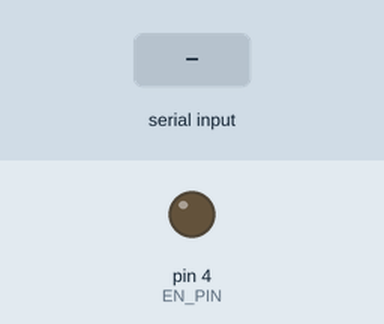
A sketch run on a simulated Arduino Uno, built with avr-gcc and run on an emulated ATmega328P. Shown: output pins drawn as LEDs (lit = HIGH). The test bench sets the inputs (shaded band). The modem accepts every AT command (registered, SIM ready, sends succeed) and sends nothing else; what the sketch prints to the serial monitor is not drawn.

Above: at 12.3 s.
12.4 s: "AT" received over the second serial link
At 13.7 s:
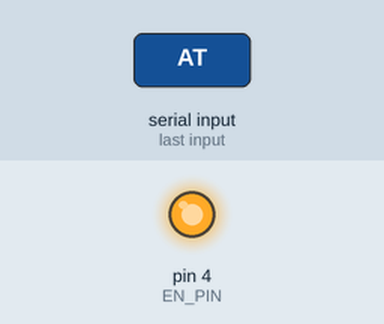
18.4 s: "BAUD" received over the second serial link
At 21.5 s:
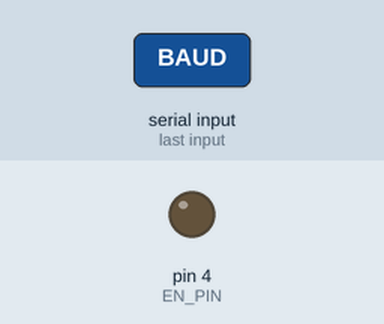
Timing chart, 0 to 22.4 s (numbered marks = the images above; inputs shaded):
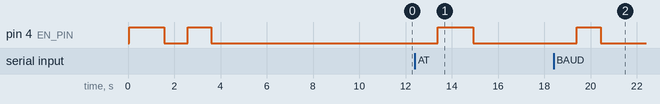

The sketch:

HC-05.ino
```cpp
/*
  =========================================================
  HC-05 Bluetooth Module Full Functionality Test with Mobile Integration
  =========================================================

  Description:
  This program performs a **full functionality test** of the **HC-05 Bluetooth Module**, including:

  ✅ AT Command Mode Check
  ✅ Serial Communication Test
  ✅ Bluetooth Pairing & Response Test (Mobile Compatible)
  ✅ Baud Rate Configuration
  ✅ Remote Testing via Mobile App
  ✅ Compatible with Arduino Nano, Uno, Mega, STM32, ESP32

  =========================================================
  📌 FIRST-TIME SETUP: Connecting HC-05 to Arduino & Mobile
  =========================================================

  1️⃣ **Required Components**
     - ✅ Arduino Nano (or Uno, Mega, STM32, ESP32)
     - ✅ HC-05 Bluetooth Module
     - ✅ 1KΩ + 2KΩ Resistors (Voltage Divider for TXD if using 3.3V logic)

  2️⃣ **Wiring Connections**
     | **HC-05 Module** | **Arduino Board** |
     |------------------|------------------|
     | **VCC**          | **5V (or 3.3V for ESP32/STM32)** |
     | **GND**          | **GND** |
     | **TXD**          | **D2 (Software Serial RX) [Use voltage divider if 3.3V logic]** |
     | **RXD**          | **D3 (Software Serial TX)** |
     | **EN (Optional)**| **D4 (Set HIGH for AT Mode)** |

  3️⃣ **Pairing with Mobile**
     - **Go to Bluetooth settings on your phone** and **pair** with `HC-05` (PIN: `1234` or `0000`).
     - **Open Serial Bluetooth Terminal App** and **connect** to `HC-05`.

  4️⃣ **Testing Commands via Mobile**
     - Send `"AT"` to check AT Mode.
     - Send `"PING"` to test Bluetooth response.
     - Send `"BAUD"` to test baud rate change.
  ⚠️ **Important Notes:**
  - HC-05 **operates at 3.3V logic** but can be powered by **5V**.
  - If using **ESP32 or STM32**, directly connect TXD and RXD to a hardware serial port.
  - Set **EN pin HIGH before power-up** to enter **AT Command Mode**.

  5️⃣ **Uploading the Code**
     - Connect the Arduino to your computer via USB.
     - Open **Arduino IDE**.
     - Install **SoftwareSerial Library** (for Nano/Uno users).
     - Go to **Tools → Board → Select Arduino Nano** (or your board).
     - **Select Programmer** as `"AVRISP mkII"`.
     - **Choose the Correct Port** from **Tools → Port**.
     - Click **Upload & Open Serial Monitor (9600 baud).**
     - Set **"Both NL & CR"** in Serial Monitor for AT Commands.
  =========================================================
  📌 ENABLE OR DISABLE TESTS
  =========================================================
  Modify **true/false** below to enable or disable specific tests.
*/

// ======= Enable or Disable Tests =======
#define ENABLE_AT_MODE_TEST     true  // Check AT mode functionality
#define ENABLE_BLUETOOTH_TEST   true  // Send & receive Bluetooth messages
#define ENABLE_BAUD_RATE_TEST   true  // Change baud rate and verify response
#define ENABLE_MOBILE_TEST      true  // Allow mobile-based command execution

#include <SoftwareSerial.h>

#define RX_PIN 2  // Arduino RX (Connect to HC-05 TX)
#define TX_PIN 3  // Arduino TX (Connect to HC-05 RX)
#define EN_PIN 4  // Optional AT Mode Enable (Set HIGH before power-up)

SoftwareSerial BTSerial(RX_PIN, TX_PIN);

void setup() {
    Serial.begin(9600);
    BTSerial.begin(9600);
    pinMode(EN_PIN, OUTPUT);
    digitalWrite(EN_PIN, LOW);

    Serial.println("\n=== HC-05 Bluetooth Module Full Functionality Test ===");
    BTSerial.println("✅ HC-05 Test Ready! Send commands via Mobile.");

    // 1. AT Command Mode Test
    if (ENABLE_AT_MODE_TEST) {
        Serial.println("\n🔍 Checking AT Mode...");
        digitalWrite(EN_PIN, HIGH);  // Enable AT Mode
        delay(1000);
        BTSerial.println("AT");
        delay(500);
        if (BTSerial.available()) {
            Serial.println("✅ HC-05 AT Mode Detected!");
        } else {
            Serial.println("❌ AT Mode Not Responding. Check Wiring & EN Pin.");
        }
        digitalWrite(EN_PIN, LOW);
    }

    // 2. Bluetooth Serial Communication Test
    if (ENABLE_BLUETOOTH_TEST) {
        Serial.println("\n📡 Sending Bluetooth Test Message...");
        BTSerial.println("Hello from Arduino!");
        delay(1000);
    }

    // 3. Baud Rate Configuration Test
    if (ENABLE_BAUD_RATE_TEST) {
        Serial.println("\n⚙️ Changing Baud Rate to 38400...");
        digitalWrite(EN_PIN, HIGH);
        delay(500);
        BTSerial.println("AT+UART=38400,0,0");
        delay(500);
        digitalWrite(EN_PIN, LOW);
    }
}

void loop() {
    // 4. Mobile Command Processing
    if (ENABLE_MOBILE_TEST && BTSerial.available()) {
        String command = BTSerial.readString();
        command.trim();
        Serial.print("📥 Received Command: ");
        Serial.println(command);

        if (command == "PING") {
            BTSerial.println("✅ HC-05 is Online!");
        } else if (command == "AT") {
            testATMode();
        } else if (command == "BAUD") {
            changeBaudRate();
        } else {
            BTSerial.println("❌ Unknown Command! Use: PING, AT, BAUD");
        }
    }

    // Check if Serial Monitor input should be sent over Bluetooth
    if (Serial.available()) {
        String message = Serial.readString();
        Serial.print("📤 Sending: ");
        Serial.println(message);
        BTSerial.println(message);
    }
}

// ========== FUNCTIONALITY TESTS ==========
void testATMode() {
    Serial.println("\n🔍 Checking AT Mode via Mobile...");
    digitalWrite(EN_PIN, HIGH);
    delay(1000);
    BTSerial.println("AT");
    delay(500);
    if (BTSerial.available()) {
        Serial.println("✅ HC-05 AT Mode Confirmed!");
        BTSerial.println("✅ AT Mode is Active!");
    } else {
        Serial.println("❌ No Response. Check EN Pin.");
        BTSerial.println("❌ AT Mode Not Responding.");
    }
    digitalWrite(EN_PIN, LOW);
}

void changeBaudRate() {
    Serial.println("\n⚙️ Changing Baud Rate to 38400 via Mobile...");
    digitalWrite(EN_PIN, HIGH);
    delay(500);
    BTSerial.println("AT+UART=38400,0,0");
    delay(500);
    digitalWrite(EN_PIN, LOW);
    BTSerial.println("✅ Baud Rate Set to 38400!");
}
```

Measured:
- after the input at 12.4 s, pin 4 (EN_PIN): LOW → HIGH after 1.0 s, → LOW 1.5 s later
- after the input at 18.4 s, pin 4 (EN_PIN): LOW → HIGH after 1.0 s, → LOW 1.0 s later
